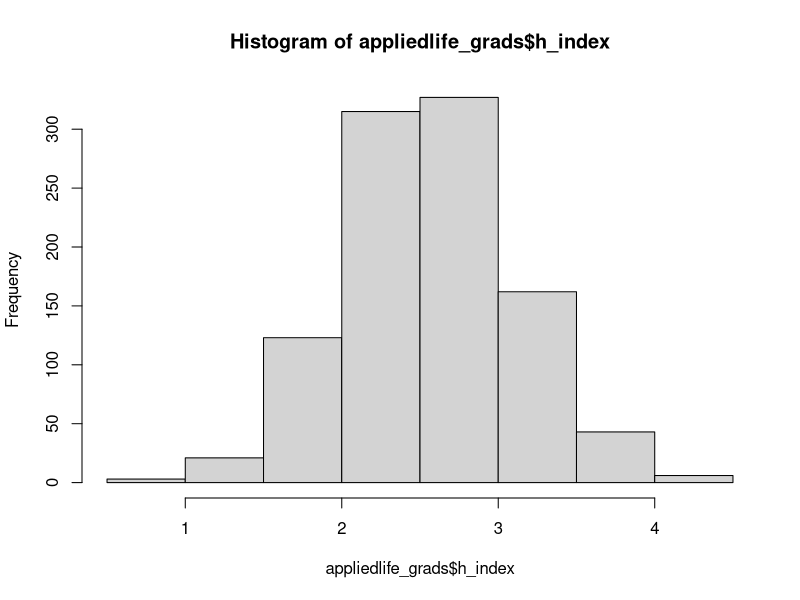
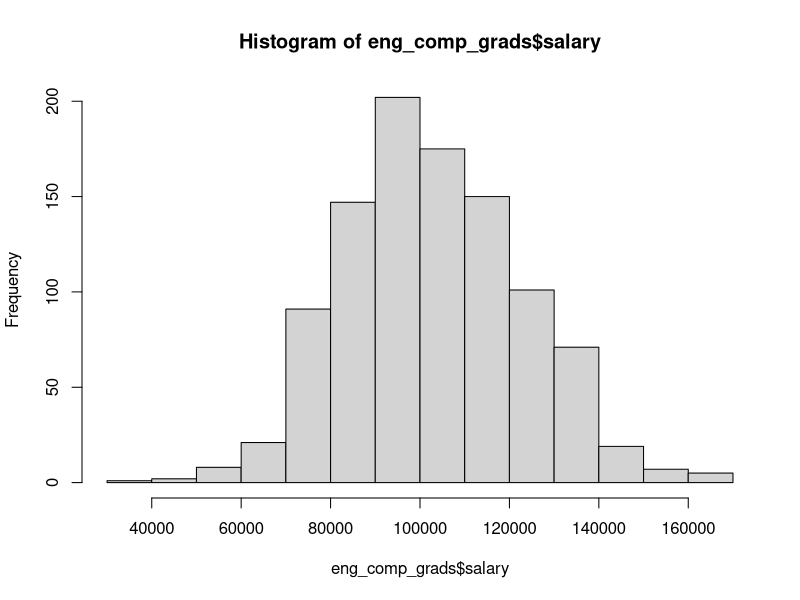
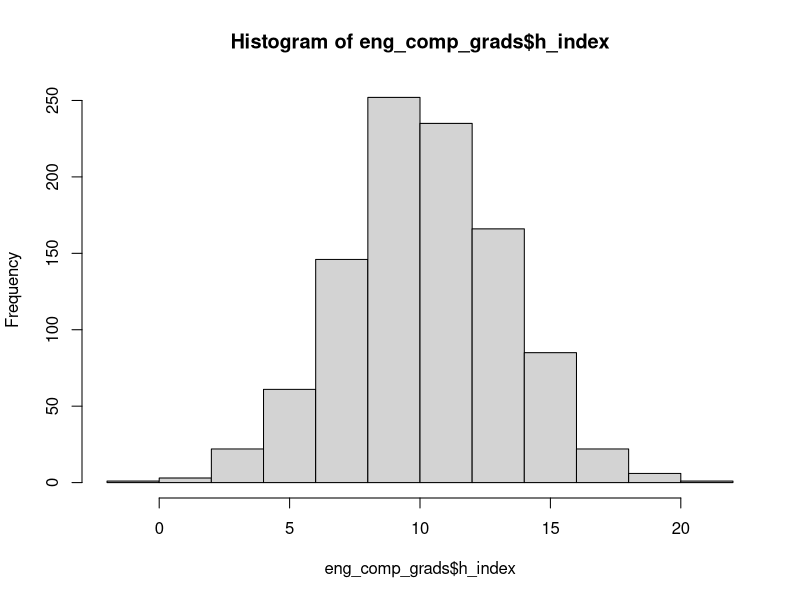

R code for these plots, in order:
## ---- chunk 1
knitr::opts_chunk$set(echo = TRUE)

library(dplyr)
set.seed(42)

## ---- chunk 2

eng_comp_salary_params <- list(
  mu = 123000, # based on google search for mean salary
  alpha = c('n' = -5000, # set effect of having a post doc on salary
            'y' = +20000
  ),
  beta = c('us' = 0, #set effect of getting a PhD from the US or internationally on salary
           'int' = 0
  ),
  # Not adding any interaction terms (gamma)
  sigma = 20000 #set standard deviation of population parameters
)

#make population distribution. I chose to make the engineer/computer science salary normally distributed
population_dist <- rnorm(100000, eng_comp_salary_params$mu, eng_comp_salary_params$sigma)

## ---- chunk 3
sample_size <- 1000

eng_comp_grads <- expand.grid(
  post_doc = rep(NA, sample_size), 
  location = NA,
  salary = NA
)

for (r in 1:nrow(eng_comp_grads)) {
  # randomly assign post-doc or not with proportion (0.3 post-doc, 0.7 not)
  eng_comp_grads$post_doc[r] <- sample(c('y', 'n'), size=1, prob=c(0.3, 0.7))
  # randomly assign location with proportion (0.4 international, 0.6 U.S.)
  eng_comp_grads$location[r] <- sample(c('us', 'int'), size=1, prob=c(0.4, 0.6))
  
}
# generate salary data
for (j in 1:nrow(eng_comp_grads)) {
  pd <- as.character(eng_comp_grads$post_doc[j]) # temp. store post doc status
  loc <- as.character(eng_comp_grads$location[j])      # temp. store location         
  gamma <- 0                       #no interaction, so no combination factor needed
  eng_comp_grads$salary[j] <- (
    sample(population_dist, 1)                        #sample randomly from the population distribution
    + eng_comp_salary_params$alpha[pd]                # assign expected impact of other variables
    + eng_comp_salary_params$beta[loc]                
    + gamma                          
  )
}

#hist(eng_comp_grads$salary) #plot salary histogram

#mutate salary, manually altering scaling variables and mean of index distribution until desired mean impact and desired correlation between impact and salary is reached. Here, I picked mean h-index ~ 11 (based on a google search) and correlation ~0.3 (because we wanted h-index to be only weakly important in this field)

eng_comp_grads <- eng_comp_grads |> 
  dplyr::mutate(h_index = eng_comp_grads$salary * 0.00005 + rnorm(1000, 5, 3))
mean_impact <- mean(eng_comp_grads$h_index)
correlation <- cor(eng_comp_grads$salary, eng_comp_grads$h_index)
#hist(eng_comp_grads$h_index) #plot h-index values

eng_comp_grads$field <- "engineering/comp sci"

## ---- chunk 4
#Repeat the same steps for Applied Life Sciences, with adjustments to salary, h-index means, and effects of post doc achievement
appliedlife_salary_params <- list(
  mu = 100000,
  alpha = c('n' = -4000,
            'y' = +25000
  ),
  beta = c('us' = 0,
           'int' = 0
  ),
  # Not adding any interaction terms (gamma)
  sigma = 15000
)
  
population_dist <- rnorm(100000, appliedlife_salary_params$mu, appliedlife_salary_params$sigma)

## ---- chunk 5
sample_size <- 1000

appliedlife_grads <- expand.grid(
  post_doc = rep(NA, sample_size), 
  location = rep(NA),
  salary = NA
)

for (r in 1:nrow(appliedlife_grads)) {
  # randomly assign post-doc or not with proportion (0.3 post-doc, 0.7 not)
  appliedlife_grads$post_doc[r] <- sample(c('y', 'n'), size=1, prob=c(0.3, 0.7))
  # randomly assign location with proportion (0.4 international, 0.6 U.S.)
  appliedlife_grads$location[r] <- sample(c('us', 'int'), size=1, prob=c(0.4, 0.6))
  
  # Assign params based on pumpkin example
}

for (j in 1:nrow(appliedlife_grads)) {
  pd <- as.character(appliedlife_grads$post_doc[j]) # temp. store post doc status
  loc <- as.character(appliedlife_grads$location[j])      # temp. store location         
  gamma <- 0                       #no interaction, so no combination factor needed
  appliedlife_grads$salary[j] <- (
    sample(population_dist, 1)                        #sample randomly from the population distribution
    + appliedlife_salary_params$alpha[pd]                # assign expected impact of other variables
    + appliedlife_salary_params$beta[loc]                
    + gamma                          
  )
}

#hist(appliedlife_grads$salary) #plot salary histogram


appliedlife_grads <- appliedlife_grads |> 
  dplyr::mutate(h_index = appliedlife_grads$salary * 0.00001 + rnorm(1000, 1.5, 0.5))
mean_impact <- mean(appliedlife_grads$h_index)
correlation <- cor(appliedlife_grads$salary, appliedlife_grads$h_index)
hist(appliedlife_grads$h_index) #plot h-index values

#appliedlife_grads$field <- "applied life sciences"
## ---- chunk 6
sample_size <- 1000

eng_comp_grads <- expand.grid(
  post_doc = rep(NA, sample_size), 
  location = rep(NA),
  salary = NA
)

for (r in 1:nrow(eng_comp_grads)) {
  # randomly assign post-doc or not with proportion (0.3 post-doc, 0.7 not)
  eng_comp_grads$post_doc[r] <- sample(c('y', 'n'), size=1, prob=c(0.3, 0.7))
  # randomly assign location with proportion (0.4 international, 0.6 U.S.)
  eng_comp_grads$location[r] <- sample(c('us', 'int'), size=1, prob=c(0.4, 0.6))
  
  # Assign params based on pumpkin example
}

for (j in 1:nrow(eng_comp_grads)) {
  pd <- as.character(eng_comp_grads$post_doc[j]) # temp. store post doc status
  loc <- as.character(eng_comp_grads$location[j])      # temp. store location         
  gamma <- 0                       #no interaction, so no combination factor needed
  eng_comp_grads$salary[j] <- (
    sample(population_dist, 1)                        #sample randomly from the population distribution
    + eng_comp_salary_params$alpha[pd]                # assign expected impact of other variables
    + eng_comp_salary_params$beta[loc]                
    + gamma                          
  )
}

hist(eng_comp_grads$salary) #plot salary histogram

## ---- chunk 7
#mutate salary, altering scaling variables and mean of index distibution until desired mean impact and desired correlation between impact and salary is reached. Here, I picked mean h-index ~ 11 (based on a google search) and correlation ~0.3 (because we wanted h-index to be only weakly important in this field)

eng_comp_grads <- eng_comp_grads |> 
  dplyr::mutate(h_index = eng_comp_grads$salary * 0.00005 + rnorm(1000, 5, 3))
mean_impact <- mean(eng_comp_grads$h_index)
correlation <- cor(eng_comp_grads$salary, eng_comp_grads$h_index)
hist(eng_comp_grads$h_index) #plot h-index values
